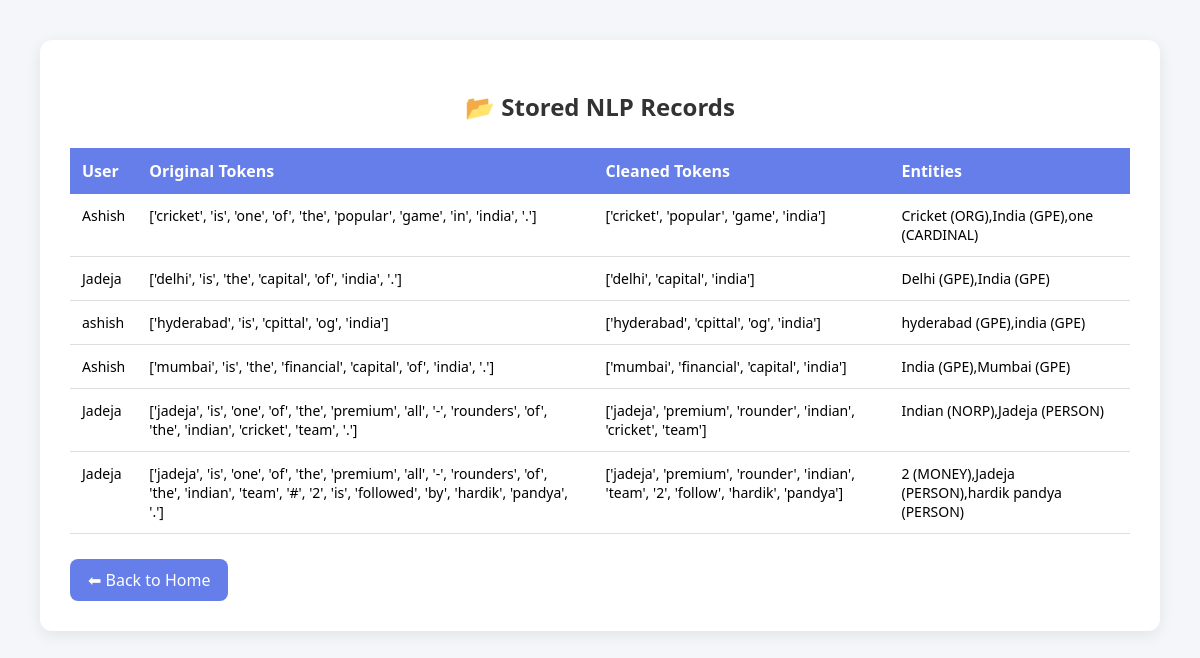
The page /database on the database its author committed.
### tables this page shows
CREATE TABLE processed_text(
    text_id INTEGER PRIMARY KEY AUTOINCREMENT,
    user_id INTEGER,
    original_tokens TEXT,
    cleaned_tokens TEXT,
    FOREIGN KEY(user_id) REFERENCES users(user_id)
);

### app.py (the view)
@app.route("/database")
def database():
    conn = sqlite3.connect("nlp.db")
    cur = conn.cursor()
    cur.execute("""
        SELECT
            users.username,
            processed_text.original_tokens,
            processed_text.cleaned_tokens,
            GROUP_CONCAT(entities.entity_text || ' (' || entities.entity_label || ')')
        FROM processed_text
        JOIN users
            ON users.user_id = processed_text.user_id
        LEFT JOIN entities
            ON entities.text_id = processed_text.text_id
        GROUP BY processed_text.text_id
        ORDER BY processed_text.text_id DESC
    """)
    records = cur.fetchall()
    conn.close()
    return render_template("db.html", records=records)

### templates/db.html (shortened to what this page needs)
<!DOCTYPE html>
<html>
<head>
</head>
<body>
<div class="container">
    <h2>📂 Stored NLP Records</h2>
    {% if records %}
    <table>
        <tr>
            <th>User</th>
            <th>Original Tokens</th>
            <th>Cleaned Tokens</th>
            <th>Entities</th>
        </tr>
        {% for row in records %}
        <tr>
            <td>{{ row[0] }}</td>
            <td>{{ row[1] }}</td>
            <td>{{ row[2] }}</td>
            <td>{{ row[3] }}</td>
        </tr>
        {% endfor %}
    </table>
    {% else %}
        <p class="no-data">No records found in database.</p>
    {% endif %}
    <a href="/" class="back-btn">⬅ Back to Home</a>
</div>
</body>
</html>

### templates/db.html (style rules this page uses)
body { margin: 0; font-family: 'Segoe UI', sans-serif; background: #f4f6f9; padding: 40px; }
.container { max-width: 1100px; margin: auto; background: white; padding: 30px; border-radius: 12px; box-shadow: 0 4px 15px rgba(0,0,0,0.08); }
h2 { text-align: center; margin-bottom: 25px; color: #333; }
table { width: 100%; border-collapse: collapse; margin-top: 15px; }
th { background: #667eea; color: white; padding: 12px; text-align: left; font-weight: 600; }
td { padding: 12px; border-bottom: 1px solid #ddd; vertical-align: top; font-size: 14px; }
.back-btn { display: inline-block; margin-top: 25px; padding: 10px 18px; background: #667eea; color: white; text-decoration: none; border-radius: 8px; transition: 0.3s; }

### rows shown on the page
processed_text: row "Ashish", original_tokens "['cricket', 'is', 'one', 'of', 'the', 'popular', 'game', 'in', 'india', '.']", cleaned_tokens "['cricket', 'popular', 'game', 'india']", row "Cricket (ORG),India (GPE),one (CARDINAL)"
processed_text: row "Jadeja", original_tokens "['delhi', 'is', 'the', 'capital', 'of', 'india', '.']", cleaned_tokens "['delhi', 'capital', 'india']", row "Delhi (GPE),India (GPE)"
processed_text: row "ashish", original_tokens "['hyderabad', 'is', 'cpittal', 'og', 'india']", cleaned_tokens "['hyderabad', 'cpittal', 'og', 'india']", row "hyderabad (GPE),india (GPE)"
processed_text: row "Ashish", original_tokens "['mumbai', 'is', 'the', 'financial', 'capital', 'of', 'india', '.']", cleaned_tokens "['mumbai', 'financial', 'capital', 'india']", row "India (GPE),Mumbai (GPE)"
processed_text: row "Jadeja", original_tokens "['jadeja', 'is', 'one', 'of', 'the', 'premium', 'all', '-', 'rounders', 'of', 'the', 'indian', 'cricket', 'team', '.']", cleaned_tokens "['jadeja', 'premium', 'rounder', 'indian', 'cricket', 'team']", row "Indian (NORP),Jadeja (PERSON)"
processed_text: row "Jadeja", original_tokens "['jadeja', 'is', 'one', 'of', 'the', 'premium', 'all', '-', 'rounders', 'of', 'the', 'indian', 'team', '#', '2', 'is', 'followed', 'by', 'hardik', 'pandya', '.']", cleaned_tokens "['jadeja', 'premium', 'rounder', 'indian', 'team', '2', 'follow', 'hardik', 'pandya']", row "2 (MONEY),Jadeja (PERSON),hardik pandya (PERSON)"
